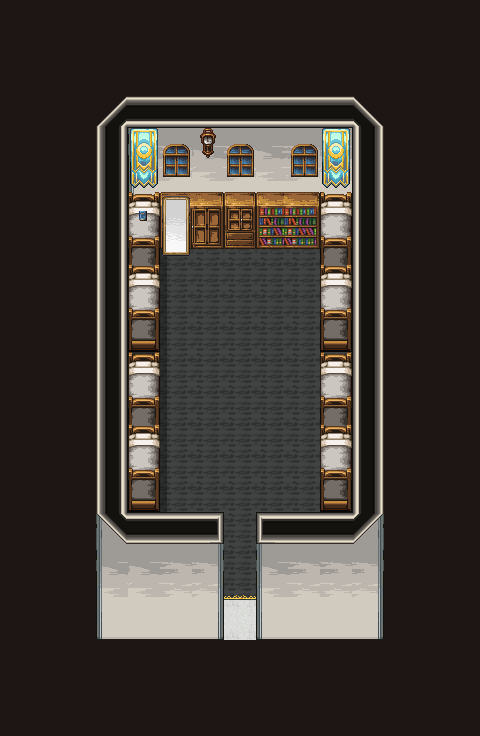

Below is a game level as drawn by its tile map, then a one-line description and the .tmx that defines it (tile-layer data replaced by summaries):
An orthogonal 15x23 tile map with 32x32 px tiles, 9 tile layers (black, floor, carpet, wall1, ...).

<map version="1.9" tiledversion="1.9.1" orientation="orthogonal" renderorder="right-down" width="15" height="23" tilewidth="32" tileheight="32" infinite="0" nextlayerid="10" nextobjectid="1">
  <tileset firstgid="1" source="../21_tsx/Church_town.tsx" />
  <layer id="5" name="black" width="15" height="23">
    <data>[345 cells, 2 non-empty, 1 distinct tile ids]</data>
  </layer>
  <layer id="1" name="floor" width="15" height="23">
    <data>[345 cells, 132 non-empty, 1 distinct tile ids]</data>
  </layer>
  <layer id="9" name="carpet" width="15" height="23">
    <data>[345 cells, 80 non-empty, 2 distinct tile ids]</data>
  </layer>
  <layer id="3" name="wall1" width="15" height="23">
    <data>[345 cells, 80 non-empty, 25 distinct tile ids]</data>
  </layer>
  <layer id="8" name="shadow" width="15" height="23">
    <data>[345 cells, 16 non-empty, 4 distinct tile ids]</data>
  </layer>
  <layer id="6" name="furniture1" width="15" height="23">
    <data>[345 cells, 29 non-empty, 16 distinct tile ids]</data>
  </layer>
  <layer id="7" name="furniture2" width="15" height="23">
    <data>[345 cells, 19 non-empty, 8 distinct tile ids]</data>
  </layer>
  <layer id="4" name="wall2" width="15" height="23">
    <data>[345 cells, 8 non-empty, 6 distinct tile ids]</data>
  </layer>
  <layer id="2" name="black" width="15" height="23">
    <data>[345 cells, 192 non-empty, 1 distinct tile ids]</data>
  </layer>
</map>
